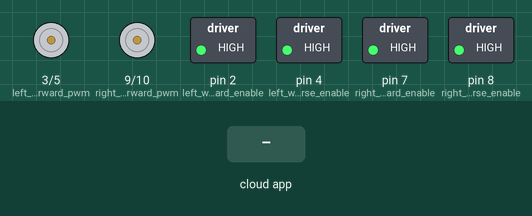
A sketch run on a simulated Arduino Uno, built with avr-gcc and run on an emulated ATmega328P. Parts: motor-driver pin pairs drawn as motors (green arrow = first pin HIGH = forward, orange = second pin HIGH = backward, longer = more drive), switched loads named in the sketch (green lamp = pin HIGH). The test bench sets the inputs (shaded band). The ROS host is connected and sends only what is stated.

Above: at 1.2 s.
1.3 s: the phone or cloud app sets linear.x to -100
At 2.3 s:
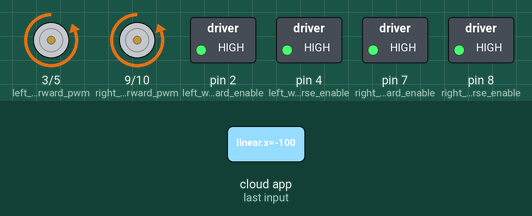
2.8 s: the phone or cloud app sets linear.x to 100
At 3.6 s:
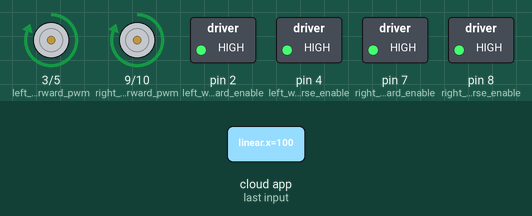
4.3 s: the phone or cloud app sets angular.z to -100
At 4.9 s:
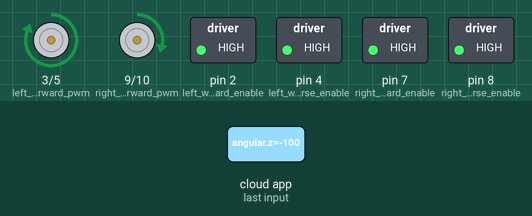
5.8 s: the phone or cloud app sets angular.z to 0
At 7.1 s:
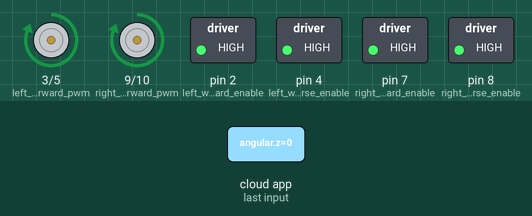
Timing chart, 0 to 8.3 s (numbered marks = the images above; inputs shaded):
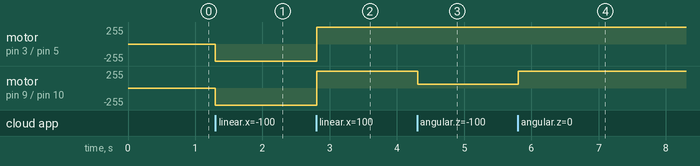

Measured:
- after the input at 1.3 s, motor on pin 3 (left_wheel_forward_pwm) / pin 5 (left_wheel_reverse_pwm), motor on pin 9 (right_wheel_forward_pwm) / pin 10 (right_wheel_reverse_pwm): stopped → backward 255/255 at once
- after the input at 2.8 s, motor on pin 3 (left_wheel_forward_pwm) / pin 5 (left_wheel_reverse_pwm), motor on pin 9 (right_wheel_forward_pwm) / pin 10 (right_wheel_reverse_pwm): backward 255/255 → forward 255/255 at once
- after the input at 4.3 s, motor on pin 9 (right_wheel_forward_pwm) / pin 10 (right_wheel_reverse_pwm): forward 255/255 → forward 55/255 at once
- after the input at 5.8 s, motor on pin 9 (right_wheel_forward_pwm) / pin 10 (right_wheel_reverse_pwm): forward 55/255 → forward 255/255 at once

The sketch:

rover.ino
```cpp
#include <ros.h>
#include <geometry_msgs/Twist.h>

// Motor pin definitions
#define left_wheel_forward_pwm 3
#define left_wheel_reverse_pwm 5
#define left_wheel_forward_enable 2
#define left_wheel_reverse_enable 4
#define right_wheel_forward_pwm 9
#define right_wheel_reverse_pwm 10
#define right_wheel_forward_enable 7
#define right_wheel_reverse_enable 8

// ROS Node
ros::NodeHandle nh;

// Function to set motor speeds
void setMotorSpeed(int leftSpeed, int rightSpeed) {
  if (leftSpeed > 0) {
    analogWrite(left_wheel_forward_pwm, leftSpeed);
    analogWrite(left_wheel_reverse_pwm, 0);
  } else {
    analogWrite(left_wheel_forward_pwm, 0);
    analogWrite(left_wheel_reverse_pwm, abs(leftSpeed));
  }

  if (rightSpeed > 0) {
    analogWrite(right_wheel_forward_pwm, rightSpeed);
    analogWrite(right_wheel_reverse_pwm, 0);
  } else {
    analogWrite(right_wheel_forward_pwm, 0);
    analogWrite(right_wheel_reverse_pwm, abs(rightSpeed));
  }
}

// Callback function for /cmd_vel messages
void cmdVelCallback(const geometry_msgs::Twist& msg) {
  float linear_x = msg.linear.x;  // Forward/Backward
  float angular_z = msg.angular.z; // Rotation

  // Convert to motor speeds
  int baseSpeed = linear_x * 255;    // Scale to PWM
  int turnSpeed = angular_z * 200;   // Adjust turning intensity

  int leftSpeed = baseSpeed - turnSpeed;
  int rightSpeed = baseSpeed + turnSpeed;

  // Constrain values to valid PWM range (0-255)
  leftSpeed = constrain(leftSpeed, -255, 255);
  rightSpeed = constrain(rightSpeed, -255, 255);

  // Set motor speed
  setMotorSpeed(leftSpeed, rightSpeed);
}

// Subscriber for cmd_vel
ros::Subscriber<geometry_msgs::Twist> sub("/cmd_vel", cmdVelCallback);

void setup() {
  nh.initNode();
  nh.subscribe(sub);

  pinMode(left_wheel_forward_pwm, OUTPUT);
  pinMode(left_wheel_reverse_pwm, OUTPUT);
  pinMode(left_wheel_forward_enable, OUTPUT);
  pinMode(left_wheel_reverse_enable, OUTPUT);
  pinMode(right_wheel_forward_pwm, OUTPUT);
  pinMode(right_wheel_reverse_pwm, OUTPUT);
  pinMode(right_wheel_forward_enable, OUTPUT);
  pinMode(right_wheel_reverse_enable, OUTPUT);

  digitalWrite(left_wheel_forward_enable, HIGH);
  digitalWrite(left_wheel_reverse_enable, HIGH);
  digitalWrite(right_wheel_forward_enable, HIGH);
  digitalWrite(right_wheel_reverse_enable, HIGH);
}

void loop() {
  nh.spinOnce();  // Process incoming ROS messages
  delay(10);
}
```
